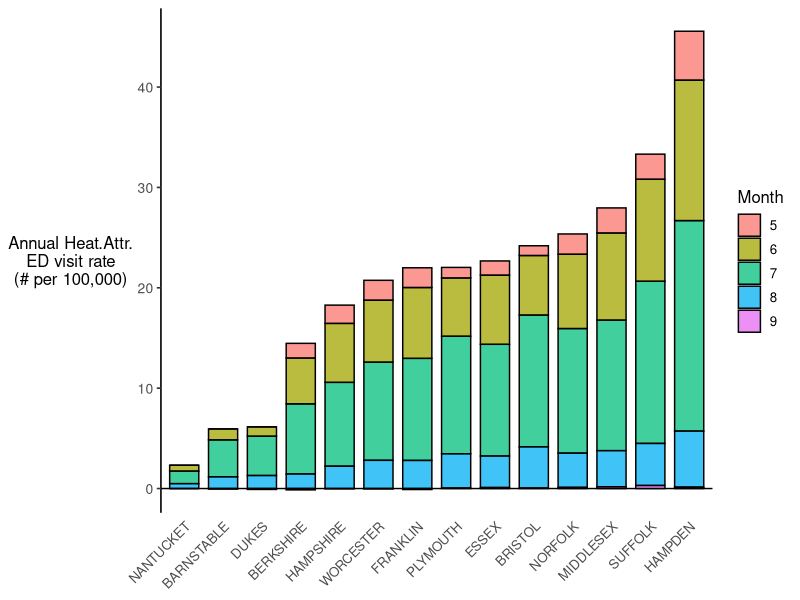
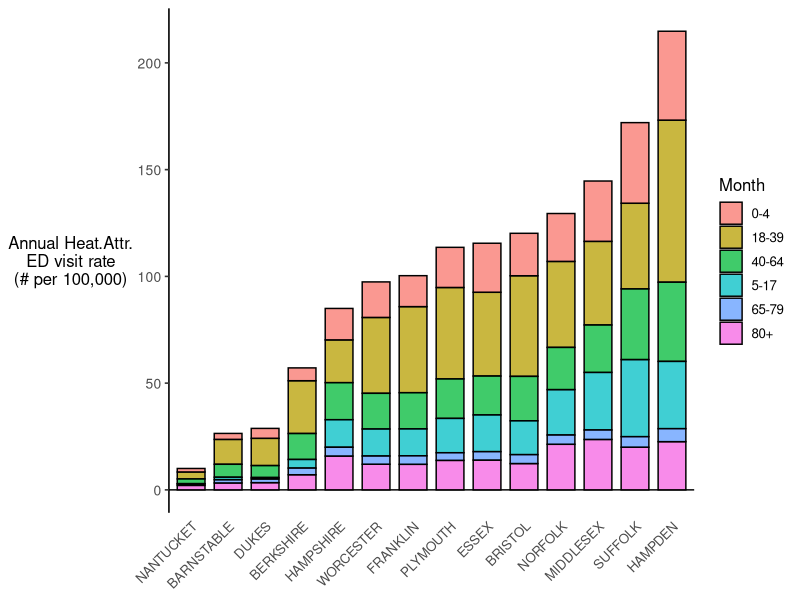

Write the R code that produced these figures, in order.
library(readxl)
library(tidyverse)
library(ggpubr)
library(patchwork)

by_X_df <- read_xlsx("level_by_COMMTYPE.xlsx")

head(by_X_df)

p1 <- by_X_df %>%
  mutate(vals = mean_annual_attr_ED_rate_est,
         lb = mean_annual_attr_ED_rate_lb,
         ub =mean_annual_attr_ED_rate_ub ) %>%
  ggplot(aes(x = reorder(level, vals), y = vals)) +
  geom_hline(yintercept = 0) +
  geom_col(fill = "lightblue", width = 0.75, color = 'black', alpha = 0.75) +
  geom_errorbar(aes(ymin = lb, ymax = ub), width = 0.2) +
  theme_classic2(base_size = 12) +
  theme(
    axis.line.x = element_blank(),
    axis.text.y = element_text(size = 10),
    plot.title = element_text(hjust = 0.5),
    axis.ticks.x = element_blank(),
    axis.title.y = element_text(angle = 0, vjust = 0.5),
    axis.text.x = element_text(angle = 45, hjust = 1, vjust = 1)
    # plot.margin = margin(t=5,r=150,b =5,l=5)
  ) +
  xlab(NULL)+ ylab("Annual Heat.Attr.\nED visit rate\n(# per 100,000)")




by_X_df <- read_xlsx("county_by_MONTH.xlsx")

head(by_X_df)

by_X_df %>%
  mutate(vals = mean_annual_attr_ED_rate_est,
         lb = mean_annual_attr_ED_rate_lb,
         ub =mean_annual_attr_ED_rate_ub ) %>%
  ggplot(aes(x = reorder(AREA, vals), y = vals, fill = level)) +
  geom_hline(yintercept = 0) +
  geom_col(width = 0.75, color = 'black', alpha = 0.75) +
  #geom_errorbar(aes(ymin = lb, ymax = ub), width = 0.2) +
  theme_classic2(base_size = 12) +
  theme(
    axis.line.x = element_blank(),
    axis.text.y = element_text(size = 10),
    plot.title = element_text(hjust = 0.5),
    axis.ticks.x = element_blank(),
    axis.title.y = element_text(angle = 0, vjust = 0.5),
    axis.text.x = element_text(angle = 45, hjust = 1, vjust = 1)
    # plot.margin = margin(t=5,r=150,b =5,l=5)
  ) +
  scale_fill_discrete(name = 'Month') +
  xlab(NULL)+ ylab("Annual Heat.Attr.\nED visit rate\n(# per 100,000)")


by_X_df <- read_xlsx("county_by_AGE.xlsx")

head(by_X_df)

by_X_df %>%
  mutate(vals = mean_annual_attr_ED_rate_est,
         lb = mean_annual_attr_ED_rate_lb,
         ub =mean_annual_attr_ED_rate_ub ) %>%
  ggplot(aes(x = reorder(AREA, vals), y = vals, fill = level)) +
  geom_hline(yintercept = 0) +
  geom_col(width = 0.75, color = 'black', alpha = 0.75) +
  #geom_errorbar(aes(ymin = lb, ymax = ub), width = 0.2) +
  theme_classic2(base_size = 12) +
  theme(
    axis.line.x = element_blank(),
    axis.text.y = element_text(size = 10),
    plot.title = element_text(hjust = 0.5),
    axis.ticks.x = element_blank(),
    axis.title.y = element_text(angle = 0, vjust = 0.5),
    axis.text.x = element_text(angle = 45, hjust = 1, vjust = 1)
    # plot.margin = margin(t=5,r=150,b =5,l=5)
  ) +
  scale_fill_discrete(name = 'Month') +
  xlab(NULL)+ ylab("Annual Heat.Attr.\nED visit rate\n(# per 100,000)")
